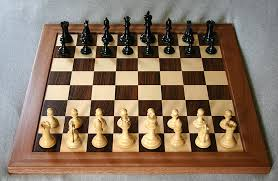
//> input picture using_opencv/src/chess.jpg, 278 x 181 px
$ ./main   (built with g++ and OpenCV 4)
//> lines starting //> are read from the running program, lines starting //| are printed output that depends on the picture
#include<Eigen/Dense>
#include<opencv2/opencv.hpp>
#include<opencv2/core/eigen.hpp>
#include<tuple>

auto Padded_Conv2D = [](const Eigen::MatrixXd &X, const Eigen::MatrixXd &K,const int padding){
    const int X_rows = X.rows();
    const int X_cols = X.cols();
    const int K_rows = K.rows();
    const int K_cols = K.cols();
    if (X_rows<K_rows) throw std::invalid_argument("The input has less rows than the kernel");
    if (X_cols<K_cols) throw std::invalid_argument("The input has less columns than the kernel");

    const int rows = X_rows - K_rows + 2*padding + 1;
    const int cols = X_cols-K_cols + 2*padding+1;

    auto fitting_dims = [&padding] (int pos,int k,int length) {
        int input = pos-padding; //  converting the padded matrix index to original matrix index
        int kernel = 0;         //  starting index of the kernel
        int size = k;           // size of the kernel
        if (input<0) {
            kernel= -input;
            size+=input;
            input = 0;
        }
        if (input+size>length) {
            size = length - input;
        }
        return std::make_tuple(input, kernel, size);
    };

    Eigen::MatrixXd res = Eigen::MatrixXd::Zero(rows,cols);
    for (int i=0;i<rows;i++) {
        const auto [input_i,kernel_i,size_i] = fitting_dims(i,K_rows,X_rows);
        for (int j=0;size_i>0 && j<cols;++j) {
            const auto [input_j, kernel_j, size_j ] = fitting_dims(j,K_cols,X_cols);
            if(size_j>0) {
                auto input_roi = X.block(input_i,input_j,size_i,size_j) ;
                auto in_kernel = K.block(kernel_i,kernel_j,size_i,size_j);
                res(i,j) = input_roi.cwiseProduct(in_kernel).sum();
            }
        }
    }
    return res;
};


int main() {
    // [11 lines of commented-out code are left out]

    Eigen::MatrixXd G_x(3,3),G_y(3,3);
    //This code uses two famous kernels called Sobel Gx and Gy
    G_x<<
    1., 0., -1.,
    2., 0., -2.,
    1., 0., -1.;


    G_y <<
    1.,   2., 1.,
    0.,   0., 0.,
    -1., -2., -1.;

    cv::Mat src = cv::imread("./using_opencv/src/chess.jpg",cv::IMREAD_COLOR);
//> src is the input picture: 181 rows x 278 cols, CV_8UC3; mean B, G, R 99.5, 117.8, 137.8
    cv::Mat img;
    cv::cvtColor(src,img,cv::COLOR_BGR2GRAY);
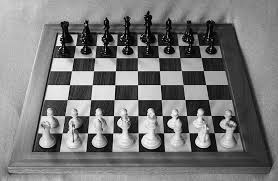
//> img: 181 rows x 278 cols, CV_8UC1; min 0, max 253, mean 121.7
    Eigen::MatrixXd X;
    cv::cv2eigen(img,X);
    const int padding = (G_x.rows()-1)/2;
    auto G_x_conv = Padded_Conv2D(X,G_x,padding);
    auto G_y_conv = Padded_Conv2D(X,G_y,padding);

    cv::Mat temp,G_x_res,G_y_res;
    cv::eigen2cv(G_x_conv,temp);
    temp.convertTo(G_x_res,CV_8UC1);

    cv::eigen2cv(G_y_conv,temp);
    temp.convertTo(G_y_res,CV_8UC1);

    cv::imshow("source",src);
    cv::imshow("gray scale",img);
    cv::imshow("applying Gx",G_x_res);
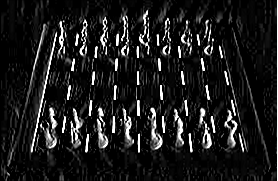
//> window 'applying Gx': 181 rows x 278 cols, CV_8UC1; min 0, max 255, mean 28.7
    cv::imshow("applying Gy",G_y_res);
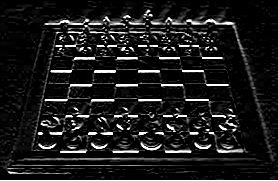
//> window 'applying Gy': 181 rows x 278 cols, CV_8UC1; min 0, max 255, mean 27.1

    cv::waitKey();

    return 0;
}

$ run again, with using_opencv/src/led.jpg copied over using_opencv/src/chess.jpg
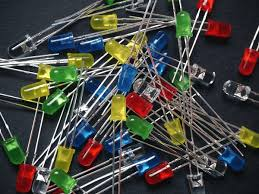
//> input picture using_opencv/src/led.jpg, 259 x 194 px
//> src is the input picture: 194 rows x 259 cols, CV_8UC3; mean B, G, R 67.4, 72.3, 71.5
//> `cv::imshow("applying Gx",G_x_res);`:
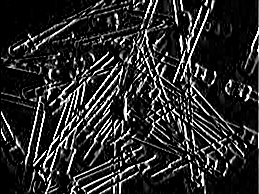
//> window 'applying Gx': 194 rows x 259 cols, CV_8UC1; min 0, max 255, mean 42.4
//> `cv::imshow("applying Gy",G_y_res);`:
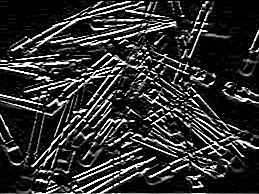
//> window 'applying Gy': 194 rows x 259 cols, CV_8UC1; min 0, max 255, mean 47.3
